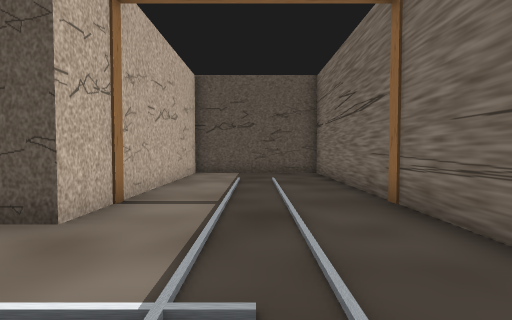
[1] (above)

24 first-person views from a walk through a world built for the Gazebo simulator. The camera is 0.94 m above the floor, tilts 2° down and sees 85° across. The floor is counted in squares, 1 m on a side. Each view is taken from the middle of a square. On the plan, view 1 faces up. The plan holds only what a view shows up to about 11 squares ahead; the rest is blank. The place goes on beyond the plan. Simple shapes stand in for some stock models.

[2]
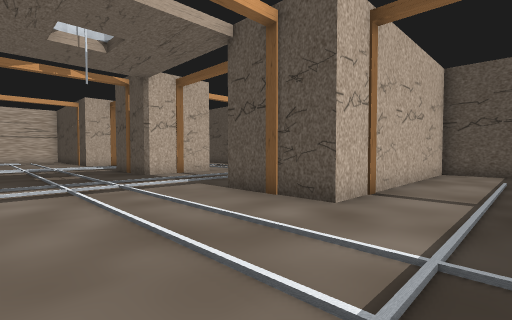

[3]
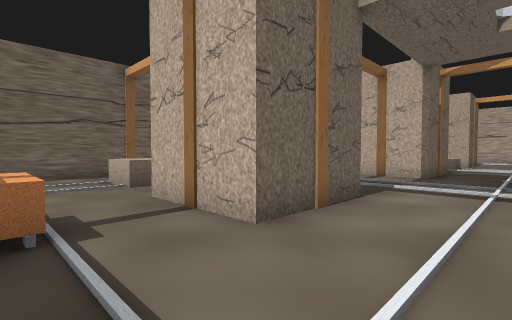

[4]
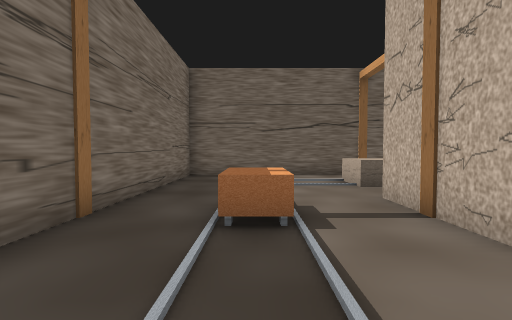

[5]
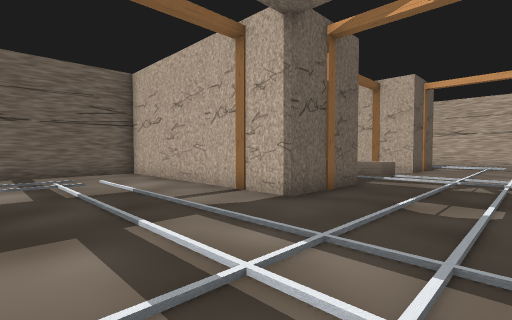

[6]
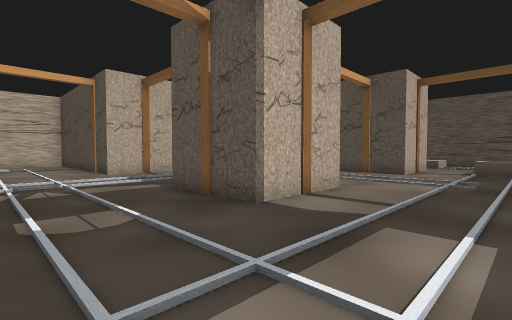

[7]
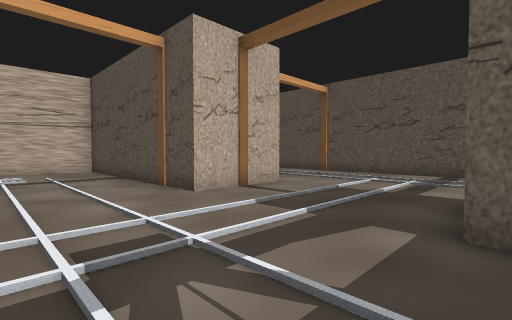

[8]
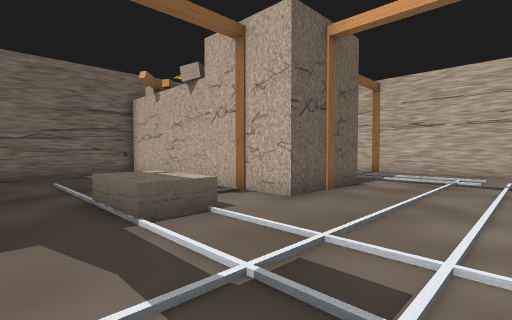

[9]
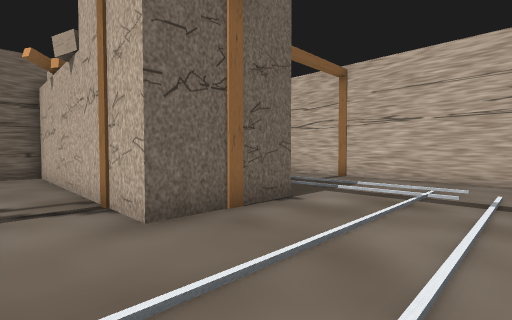

[10]
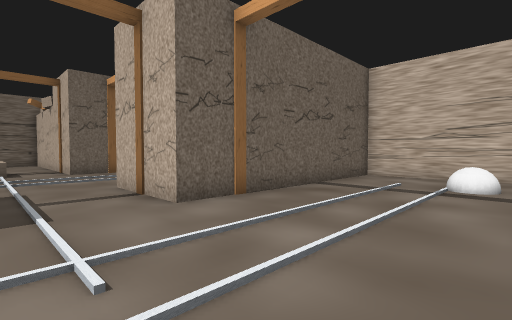

[11]
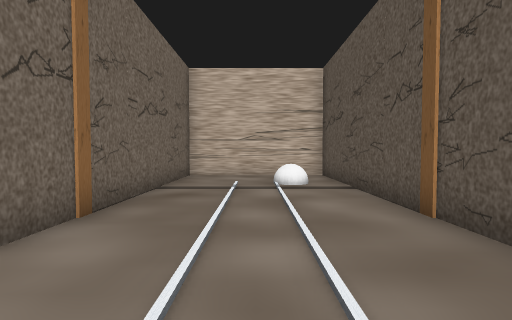

[12]
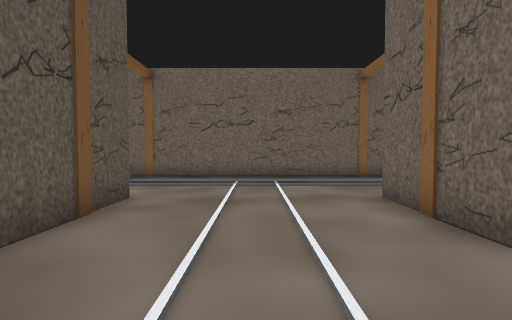

[13]
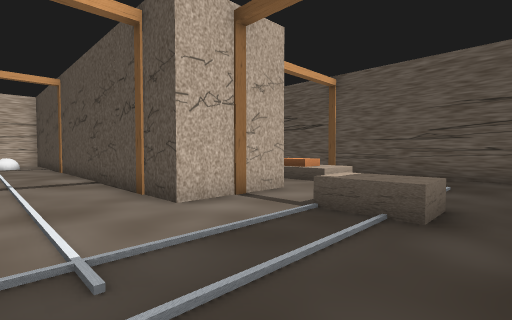

[14]
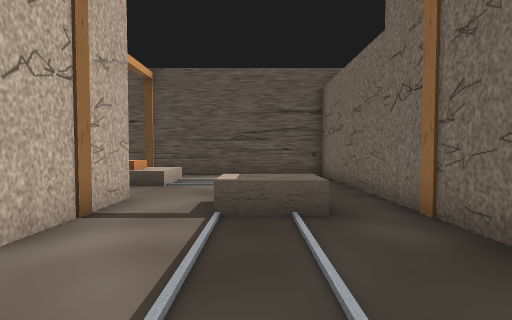

[15]
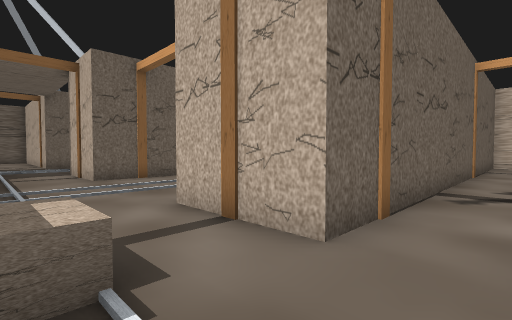

[16]
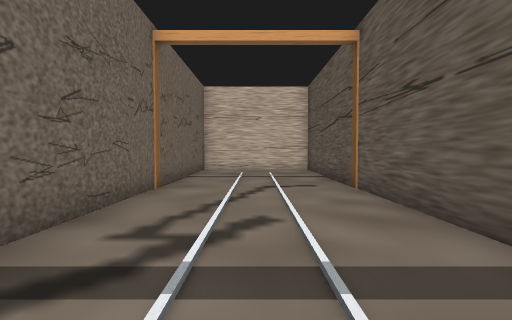

[17]
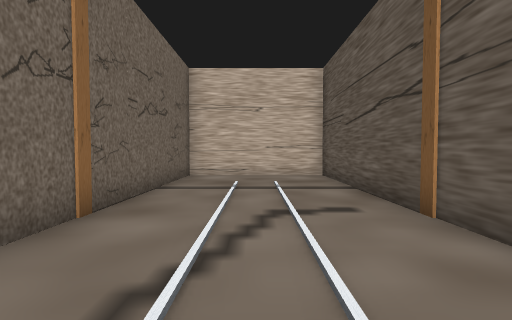

[18]
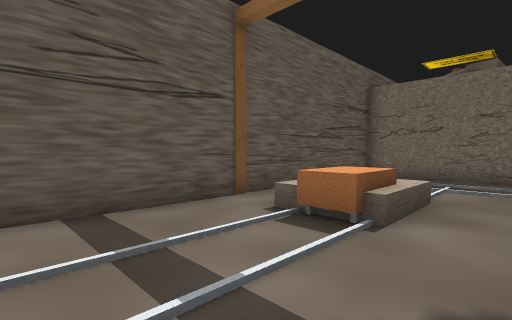

[19]
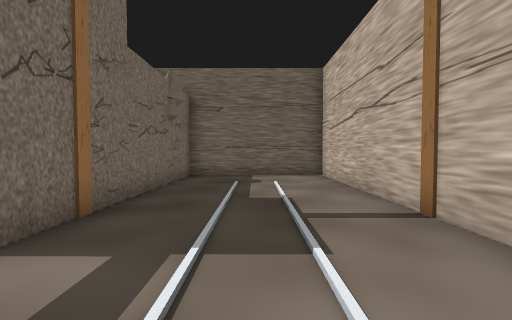

[20]
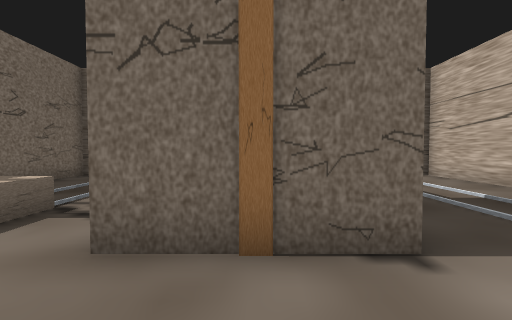

[21]
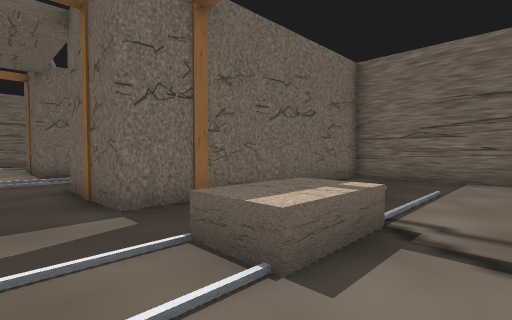

[22]
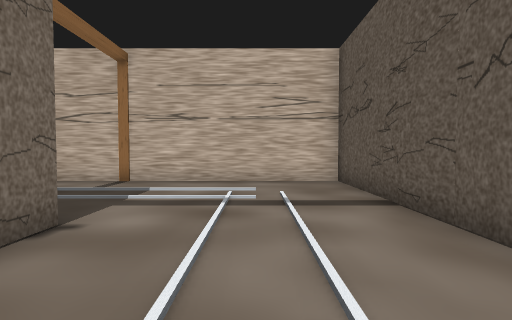

[23]
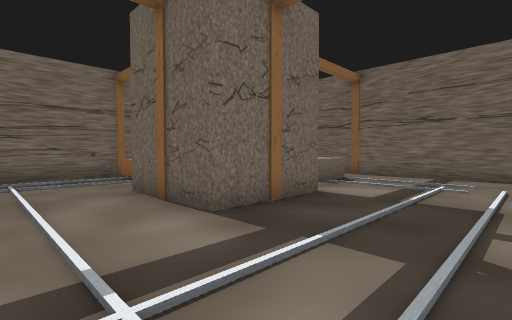

[24]
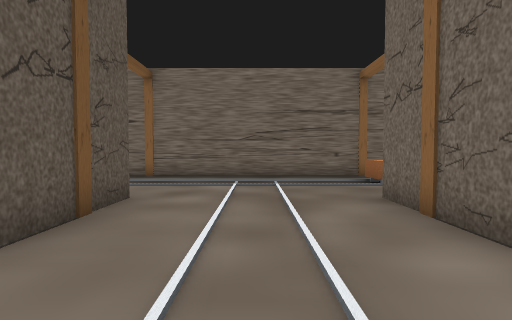

### Floor plan
Key: @ floor where view 1 was taken; # wall or solid block; . floor; R rock; B brown box; G grey ball; O other object.
Columns run from 27 left of view 1 to 3 right of it. Each row starts with its distance up from view 1.
 20 #######B#######B#######
 19 #.....................B
 18 #..............BB.....B
 17 #..............BB.....O
 16 #.....................BB
 15 #.....................B
 14 #RRRRRRBRRRRRRRBR..BB.R
 13 #               B..BB.B
 12 #RRRRRRBR RRRRRBR.....R   R
 11 #.....................  R.....#
 10 #..G..................R R.....#
  9 #.....................R R.....#
  8 #.....................R R.....#
  7 #.....................R R.....#
  6 #RRRRRRBR.....RBR.....R R.....#
  5 #       B.....BRB.....B B.....#
  4 #RRRRRRBR.....RBB..... BR.....#
  3 #.............................#
  2 #.............................#
  1 #.............................#
  0 #..........................@..#
 -1 #.............................#
 -2 #.....RBR..B..RBB.....OBR.....#
 -3 B.....B B..B..B B.....BRB..B..#
 -4 #.....R R.....R R.....RBR.. ..#
 -5 #.....R B.....R R.......... ..#
 -6 #.....B  .....R R......BB.. ..#
 -7 #.....B B.....R R......BB.. ..#
 -8 #.....OBO.....R R.......... ..#
 -9 #.....  B.....R R.......... ..#
-10 ###############  ##############

Where each view was taken, in squares from view 1:
view 1: 0 up, 0 right, facing up
view 2: 1 down, 0 right, facing up-left
view 3: 1 up, 0 right, facing down-left
view 4: 1 up, 0 right, facing down
view 5: 2 up, 6 left, facing down-left
view 6: 0 up, 7 left, facing up-left
view 7: 0 up, 13 left, facing up-left
view 8: 2 up, 14 left, facing down-left
view 9: 2 up, 17 left, facing down-left
view 10: 11 up, 16 left, facing down-left
view 11: 9 up, 16 left, facing left
view 12: 9 up, 16 left, facing right
view 13: 9 up, 6 left, facing up-left
view 14: 9 up, 8 left, facing up
view 15: 16 up, 8 left, facing down-left
view 16: 17 up, 13 left, facing left
view 17: 17 up, 16 left, facing left
view 18: 15 up, 16 left, facing up-right
view 19: 1 up, 24 left, facing down
view 20: 1 up, 20 left, facing down
view 21: 0 up, 18 left, facing down-right
view 22: 1 up, 18 left, facing left
view 23: 1 up, 9 left, facing down-right
view 24: 1 up, 8 left, facing right
